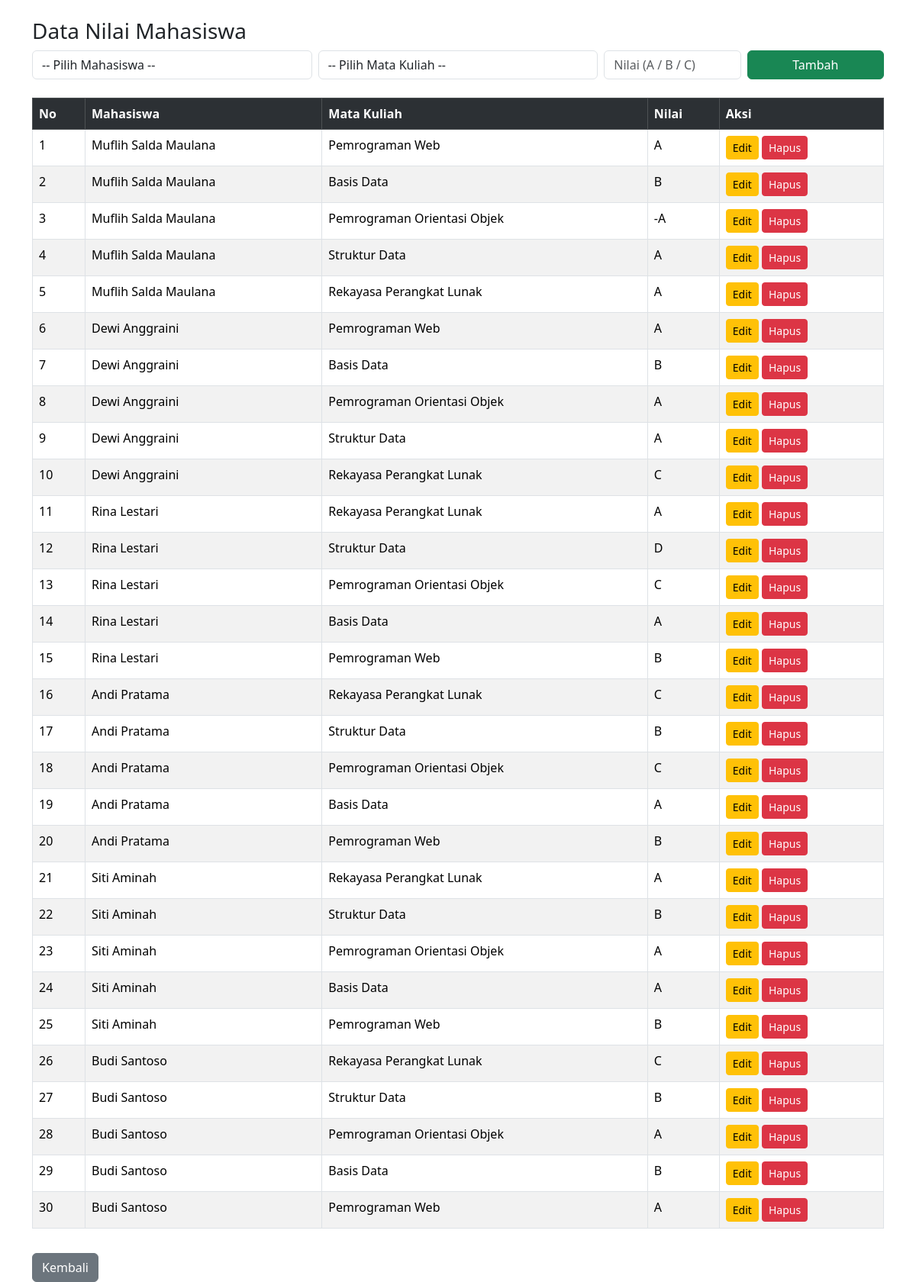
/index.php?url=nilai (signed in), run on the app's committed database.
### tables this page shows
CREATE TABLE `nilai` (
  `id` int(11) NOT NULL,
  `mahasiswa_id` int(11) DEFAULT NULL,
  `matakuliah_id` int(11) DEFAULT NULL,
  `nilai` char(2) DEFAULT NULL
);

CREATE TABLE `mahasiswa` (
  `id` int(11) NOT NULL,
  `nim` varchar(20) NOT NULL,
  `nama` varchar(100) NOT NULL,
  `jurusan` varchar(100) DEFAULT NULL,
  `email` varchar(100) DEFAULT NULL,
  `created_at` timestamp NOT NULL DEFAULT current_timestamp()
);

CREATE TABLE `matakuliah` (
  `id` int(11) NOT NULL,
  `kode_mk` varchar(20) NOT NULL,
  `nama_mk` varchar(100) NOT NULL,
  `sks` int(11) NOT NULL
);

### app/controllers/Nilaicontroller.php (called while the page is built, shortened)
<?php
require_once '../app/models/Nilai.php';
class NilaiController {
public function index() {
    $nilai = new Nilai();
    if ($_SESSION['user']['role'] === 'admin') {
        $dataNilai = $nilai->all();
    }
    require '../app/views/nilai/index.php';
}
}

### app/models/Nilai.php (called while the page is built, shortened)
<?php
require_once '../config/database.php';
class Nilai {
    private $conn;
    public function __construct() {
        $db = new Database();
        $this->conn = $db->connect();
    }
    public function all() {
        $stmt = $this->conn->query(
            "SELECT n.id, m.nama AS mahasiswa, mk.nama_mk, n.nilai
             FROM nilai n
             JOIN mahasiswa m ON n.mahasiswa_id = m.id
             JOIN matakuliah mk ON n.matakuliah_id = mk.id
             ORDER BY n.id DESC"
        );
        return $stmt->fetchAll(PDO::FETCH_ASSOC);
    }
}

### config/database.php (called while the page is built, shortened)
<?php
class Database {
    private $host = "localhost";
    private $db   = "siakad_uas";
    private $user = "root";
    private $pass = "";
    public function connect() {
        try {
            $this->conn = new PDO(
                "mysql:host=$this->host;dbname=$this->db",
                $this->user,
                $this->pass
            );
            $this->conn->setAttribute(PDO::ATTR_ERRMODE, PDO::ERRMODE_EXCEPTION);
            return $this->conn;
        } catch(PDOException $e) {
            die("Koneksi gagal: " . $e->getMessage());
        }
    }
}

### app/views/nilai/index.php (the view, shortened to what this page needs)
<!DOCTYPE html>
<html>
<head>
    <link href="https://cdn.jsdelivr.net/npm/bootstrap@5.3.2/dist/css/bootstrap.min.css" rel="stylesheet">
</head>
<body class="container mt-4">
<h3>Data Nilai Mahasiswa</h3>
<?php if ($_SESSION['user']['role'] === 'admin'): ?>
<form method="post" action="index.php?url=nilai/store" class="row g-2 mb-4">
    <div class="col-md-4">
        <select name="mahasiswa_id" class="form-control" required>
            <option value="">-- Pilih Mahasiswa --</option>
        </select>
    </div>
    <div class="col-md-4">
        <select name="matakuliah_id" class="form-control" required>
            <option value="">-- Pilih Mata Kuliah --</option>
        </select>
    </div>
    <div class="col-md-2">
        <input name="nilai" class="form-control" placeholder="Nilai (A / B / C)" required>
    </div>
    <div class="col-md-2">
        <button class="btn btn-success w-100">Tambah</button>
    </div>
</form>
<?php endif; ?>
<table class="table table-bordered table-striped">
<tr class="table-dark">
    <th>No</th>
    <th>Mahasiswa</th>
    <th>Mata Kuliah</th>
    <th>Nilai</th>
    <?php if ($_SESSION['user']['role'] === 'admin'): ?>
        <th>Aksi</th>
    <?php endif; ?>
</tr>
<?php if (!empty($dataNilai)): ?>
    <?php $no = 1; foreach ($dataNilai as $n): ?>
    <tr>
        <td><?= $no++ ?></td>
        <td><?= htmlspecialchars($n['mahasiswa']) ?></td>
        <td><?= htmlspecialchars($n['nama_mk']) ?></td>
        <td><?= htmlspecialchars($n['nilai']) ?></td>
        <?php if ($_SESSION['user']['role'] === 'admin'): ?>
       <td>
            <a href="index.php?url=nilai/edit&id=<?= $n['id'] ?>"
            class="btn btn-warning btn-sm">Edit</a>
            <a href="index.php?url=nilai/delete&id=<?= $n['id'] ?>"
            class="btn btn-danger btn-sm"
            onclick="return confirm('Yakin ingin menghapus?')">Hapus</a>
     </td>
        <?php endif; ?>
    </tr>
    <?php endforeach; ?>
<?php endif; ?>
</table>
<a href="index.php?url=dashboard" class="btn btn-secondary mt-3">Kembali</a>
</body>
</html>

### public/index.php (shortened to what this page needs)
<?php
require_once '../config/database.php';
require_once '../app/controllers/NilaiController.php';
$url = $_GET['url'] ?? 'login';
$nilai       = new NilaiController();
switch ($url) {
    case 'nilai':
        $nilai->index();
        break;
}

### data on the page
nilai: mahasiswa.nama "Muflih Salda Maulana", matakuliah.nama_mk "Pemrograman Web", nilai "A"
nilai: mahasiswa.nama "Muflih Salda Maulana", matakuliah.nama_mk "Basis Data", nilai "B"
nilai: mahasiswa.nama "Muflih Salda Maulana", matakuliah.nama_mk "Pemrograman Orientasi Objek", nilai "-A"
nilai: mahasiswa.nama "Muflih Salda Maulana", matakuliah.nama_mk "Struktur Data", nilai "A"
nilai: mahasiswa.nama "Muflih Salda Maulana", matakuliah.nama_mk "Rekayasa Perangkat Lunak", nilai "A"
nilai: mahasiswa.nama "Dewi Anggraini", matakuliah.nama_mk "Pemrograman Web", nilai "A"
nilai: mahasiswa.nama "Dewi Anggraini", matakuliah.nama_mk "Basis Data", nilai "B"
nilai: mahasiswa.nama "Dewi Anggraini", matakuliah.nama_mk "Pemrograman Orientasi Objek", nilai "A"
nilai: mahasiswa.nama "Dewi Anggraini", matakuliah.nama_mk "Struktur Data", nilai "A"
nilai: mahasiswa.nama "Dewi Anggraini", matakuliah.nama_mk "Rekayasa Perangkat Lunak", nilai "C"
nilai: mahasiswa.nama "Rina Lestari", matakuliah.nama_mk "Rekayasa Perangkat Lunak", nilai "A"
nilai: mahasiswa.nama "Rina Lestari", matakuliah.nama_mk "Struktur Data", nilai "D"
nilai: mahasiswa.nama "Rina Lestari", matakuliah.nama_mk "Pemrograman Orientasi Objek", nilai "C"
nilai: mahasiswa.nama "Rina Lestari", matakuliah.nama_mk "Basis Data", nilai "A"
nilai: mahasiswa.nama "Rina Lestari", matakuliah.nama_mk "Pemrograman Web", nilai "B"
nilai: mahasiswa.nama "Andi Pratama", matakuliah.nama_mk "Rekayasa Perangkat Lunak", nilai "C"
nilai: mahasiswa.nama "Andi Pratama", matakuliah.nama_mk "Struktur Data", nilai "B"
nilai: mahasiswa.nama "Andi Pratama", matakuliah.nama_mk "Pemrograman Orientasi Objek", nilai "C"
nilai: mahasiswa.nama "Andi Pratama", matakuliah.nama_mk "Basis Data", nilai "A"
nilai: mahasiswa.nama "Andi Pratama", matakuliah.nama_mk "Pemrograman Web", nilai "B"
nilai: mahasiswa.nama "Siti Aminah", matakuliah.nama_mk "Rekayasa Perangkat Lunak", nilai "A"
nilai: mahasiswa.nama "Siti Aminah", matakuliah.nama_mk "Struktur Data", nilai "B"
nilai: mahasiswa.nama "Siti Aminah", matakuliah.nama_mk "Pemrograman Orientasi Objek", nilai "A"
nilai: mahasiswa.nama "Siti Aminah", matakuliah.nama_mk "Basis Data", nilai "A"
nilai: mahasiswa.nama "Siti Aminah", matakuliah.nama_mk "Pemrograman Web", nilai "B"
nilai: mahasiswa.nama "Budi Santoso", matakuliah.nama_mk "Rekayasa Perangkat Lunak", nilai "C"
nilai: mahasiswa.nama "Budi Santoso", matakuliah.nama_mk "Struktur Data", nilai "B"
nilai: mahasiswa.nama "Budi Santoso", matakuliah.nama_mk "Pemrograman Orientasi Objek", nilai "A"
nilai: mahasiswa.nama "Budi Santoso", matakuliah.nama_mk "Basis Data", nilai "B"
nilai: mahasiswa.nama "Budi Santoso", matakuliah.nama_mk "Pemrograman Web", nilai "A"
